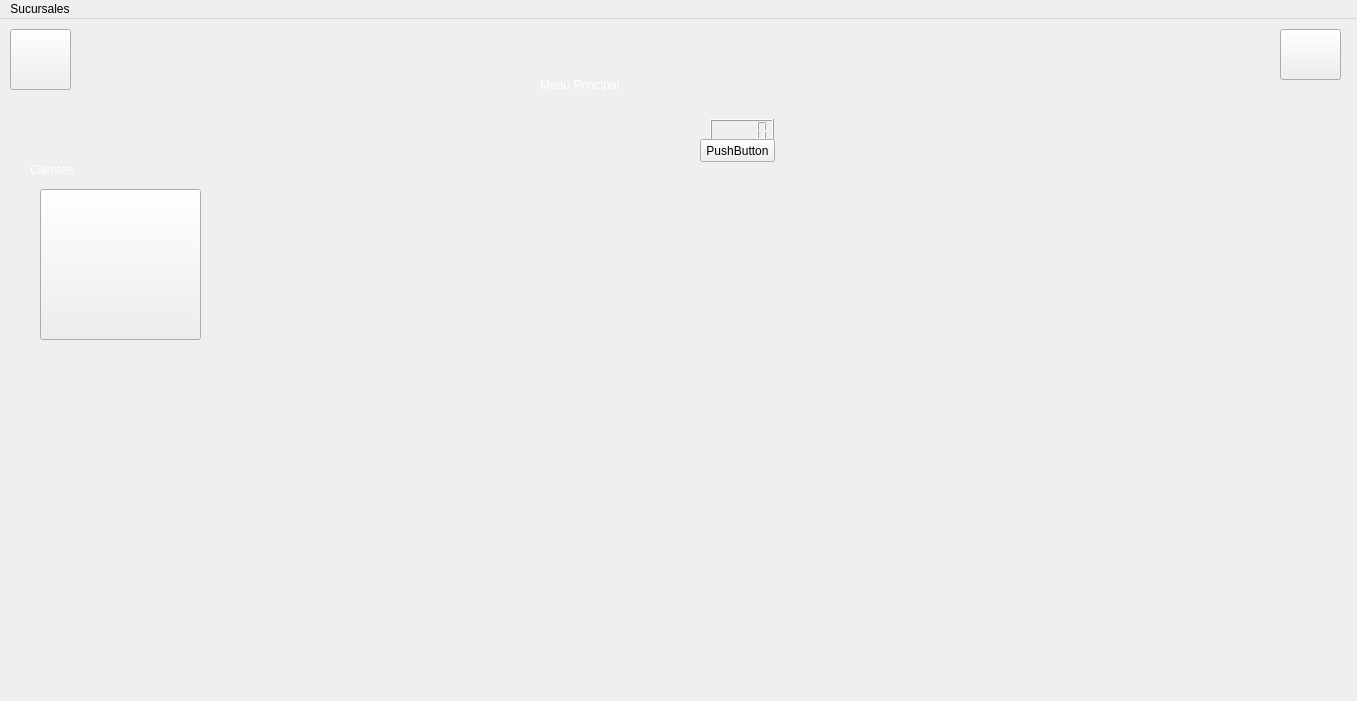
<?xml version="1.0" encoding="UTF-8"?>
<ui version="4.0">
 <class>MainWindow6</class>
 <widget class="QMainWindow" name="MainWindow6">
  <property name="geometry">
   <rect>
    <x>0</x>
    <y>0</y>
    <width>1357</width>
    <height>701</height>
   </rect>
  </property>
  <property name="windowTitle">
   <string>Menu Principal Empleados</string>
  </property>
  <property name="windowIcon">
   <iconset resource="imagenes.qrc">
    <normaloff>:/imagenes/Logo.png</normaloff>:/imagenes/Logo.png</iconset>
  </property>
  <widget class="QWidget" name="centralwidget">
   <widget class="QLabel" name="etiqueta200">
    <property name="geometry">
     <rect>
      <x>20</x>
      <y>390</y>
      <width>211</width>
      <height>271</height>
     </rect>
    </property>
    <property name="styleSheet">
     <string notr="true">image: url(:/imagenes/Logo.png);</string>
    </property>
    <property name="text">
     <string/>
    </property>
   </widget>
   <widget class="QLabel" name="etiqueta400">
    <property name="geometry">
     <rect>
      <x>540</x>
      <y>20</y>
      <width>381</width>
      <height>91</height>
     </rect>
    </property>
    <property name="styleSheet">
     <string notr="true">color: rgb(255, 255, 255);
font: 40pt &quot;Arial Rounded MT Bold&quot;;</string>
    </property>
    <property name="text">
     <string>Menú Principal </string>
    </property>
   </widget>
   <widget class="QPushButton" name="EmpleadoSalirpushButton">
    <property name="geometry">
     <rect>
      <x>1280</x>
      <y>10</y>
      <width>61</width>
      <height>51</height>
     </rect>
    </property>
    <property name="styleSheet">
     <string notr="true">border-image: url(:/imagenes/exit.png);</string>
    </property>
    <property name="text">
     <string/>
    </property>
   </widget>
   <widget class="QPushButton" name="Home2pushButton">
    <property name="geometry">
     <rect>
      <x>10</x>
      <y>10</y>
      <width>61</width>
      <height>61</height>
     </rect>
    </property>
    <property name="styleSheet">
     <string notr="true">border-image: url(:/imagenes/login3.png);</string>
    </property>
    <property name="text">
     <string/>
    </property>
   </widget>
   <widget class="QLabel" name="Etiqueta500">
    <property name="geometry">
     <rect>
      <x>30</x>
      <y>120</y>
      <width>181</width>
      <height>61</height>
     </rect>
    </property>
    <property name="styleSheet">
     <string notr="true">color: rgb(255, 255, 255);
font: 87 30pt &quot;Arial Black&quot;;</string>
    </property>
    <property name="text">
     <string>Clientes</string>
    </property>
   </widget>
   <widget class="QPushButton" name="ClientesEmpleadospushButton">
    <property name="geometry">
     <rect>
      <x>40</x>
      <y>170</y>
      <width>161</width>
      <height>151</height>
     </rect>
    </property>
    <property name="styleSheet">
     <string notr="true">border-image: url(:/imagenes/clientes2.png);</string>
    </property>
    <property name="text">
     <string/>
    </property>
   </widget>
   <widget class="QLabel" name="etiqueta300">
    <property name="geometry">
     <rect>
      <x>-1</x>
      <y>-1</y>
      <width>1381</width>
      <height>721</height>
     </rect>
    </property>
    <property name="styleSheet">
     <string notr="true">border-image: url(:/imagenes/fondoo.jpg);</string>
    </property>
    <property name="text">
     <string/>
    </property>
   </widget>
   <widget class="QLCDNumber" name="lcdNumber">
    <property name="geometry">
     <rect>
      <x>710</x>
      <y>100</y>
      <width>64</width>
      <height>23</height>
     </rect>
    </property>
   </widget>
   <widget class="QPushButton" name="pushButton">
    <property name="geometry">
     <rect>
      <x>700</x>
      <y>120</y>
      <width>75</width>
      <height>23</height>
     </rect>
    </property>
    <property name="text">
     <string>PushButton</string>
    </property>
   </widget>
   <zorder>etiqueta300</zorder>
   <zorder>etiqueta200</zorder>
   <zorder>etiqueta400</zorder>
   <zorder>EmpleadoSalirpushButton</zorder>
   <zorder>Home2pushButton</zorder>
   <zorder>Etiqueta500</zorder>
   <zorder>ClientesEmpleadospushButton</zorder>
   <zorder>lcdNumber</zorder>
   <zorder>pushButton</zorder>
  </widget>
  <widget class="QMenuBar" name="menuBar">
   <property name="geometry">
    <rect>
     <x>0</x>
     <y>0</y>
     <width>1357</width>
     <height>21</height>
    </rect>
   </property>
   <widget class="QMenu" name="menuSucursales">
    <property name="title">
     <string>Sucursales</string>
    </property>
    <addaction name="actionMostrar"/>
   </widget>
   <addaction name="menuSucursales"/>
  </widget>
  <action name="actionMostrar">
   <property name="text">
    <string>Mostrar</string>
   </property>
  </action>
 </widget>
 <resources>
  <include location="imagenes.qrc"/>
 </resources>
 <connections>
  <connection>
   <sender>EmpleadoSalirpushButton</sender>
   <signal>clicked()</signal>
   <receiver>MainWindow6</receiver>
   <slot>close()</slot>
   <hints>
    <hint type="sourcelabel">
     <x>1322</x>
     <y>38</y>
    </hint>
    <hint type="destinationlabel">
     <x>1356</x>
     <y>139</y>
    </hint>
   </hints>
  </connection>
 </connections>
</ui>
